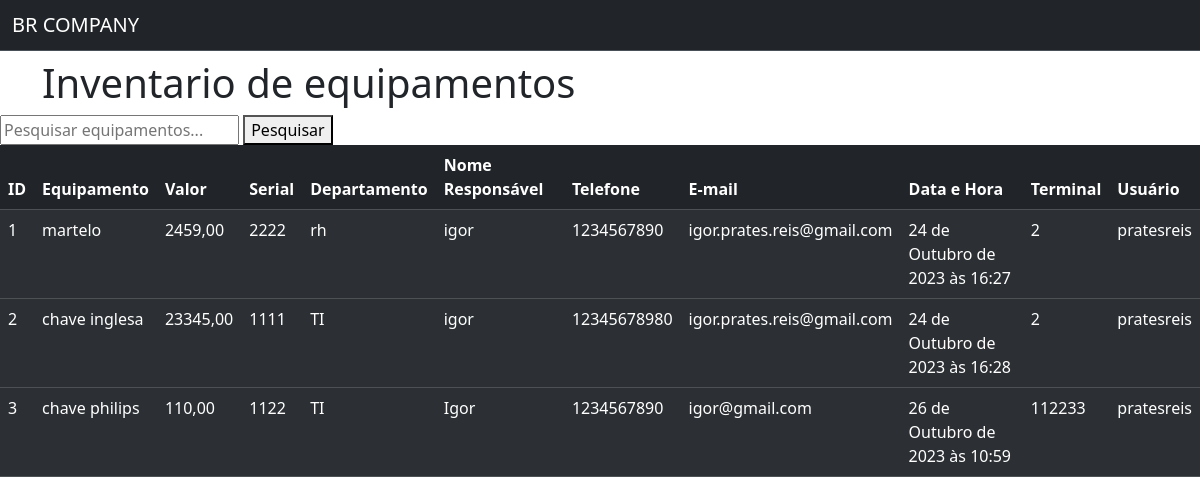
/equipamentos/, run on the app's committed database.
### equipamentos/models.py (models this page shows, shortened)
class Equipamento(models.Model):
    id = models.AutoField(primary_key=True)
    equipamento = models.CharField(max_length=100, db_column='equipamento')
    valor = models.DecimalField(max_digits=10, decimal_places=2, db_column='valor')
    serial = models.CharField(max_length=100, db_column='serial')
    departamento = models.CharField(max_length=100, db_column='departamento')
    nome_responsavel = models.CharField(max_length=100, db_column='nome_responsavel')
    telefone = models.CharField(max_length=15, db_column='telefone')
    email = models.EmailField(max_length=100, db_column='email')
    data_hora = models.DateTimeField(auto_now_add=True, db_column='data_hora')
    terminal = models.CharField(max_length=100, db_column='terminal')
    usuario = models.CharField(max_length=100, db_column='usuario')
    class Meta:
        managed = False  # Isso impede que o Django gere tabelas no banco de dados
        db_table = 'equipamentos_equipamento'  # Especifique o nome da tabela no banco

### equipamentos/views.py (the view)
# urls.py: path('equipamentos/', views.lista_equipamentos, name='lista_equipamentos'),
def lista_equipamentos(request):
    equipamentos = Equipamento.objects.all()
    query = request.GET.get('q')
    if query:
        equipamentos = equipamentos.filter(equipamento__icontains=query)
    return render(request, 'equipamentos/lista_equipamentos.html', {'equipamentos': equipamentos})

### equipamentos/templates/equipamentos/lista_equipamentos.html (shortened to what this page needs)
<!DOCTYPE html>
<html lang="pt-br">
<head>
    <link href="https://cdn.jsdelivr.net/npm/bootstrap@5.3.2/dist/css/bootstrap.min.css" rel="stylesheet">
</head>
<body>
    <nav class="navbar bg-dark border-bottom border-body mb-2" data-bs-theme="dark">
        <div class="container-fluid">
          <span class="navbar-brand mb-0 h1">BR COMPANY</span>
        </div>
    </nav>
    <main class="container">
        <h1> Inventario de equipamentos </h1>
    </main>
    <form method="get">
        <input type="text" name="q" placeholder="Pesquisar equipamentos..." value="{{ request.GET.q }}">
        <button type="submit">Pesquisar</button>
    </form>
    <table class="table table-dark table-striped">
        <thead>
         <tr>
                <th scope="col">ID</th>
                <th scope="col">Equipamento</th>
                <th scope="col">Valor</th>
                <th scope="col">Serial</th>
                <th scope="col">Departamento</th>
                <th scope="col">Nome Responsável</th>
                <th scope="col">Telefone</th>
                <th scope="col">E-mail</th>
                <th scope="col">Data e Hora</th>
                <th scope="col">Terminal</th>
                <th scope="col">Usuário</th>
         </tr>
        </thead>
        <tbody>
        {% for equipamento in equipamentos %}
            <tr>
                <td>{{ equipamento.id }}</td>
                <td>{{ equipamento.equipamento }}</td>
                <td>{{ equipamento.valor }}</td>
                <td>{{ equipamento.serial }}</td>
                <td>{{ equipamento.departamento }}</td>
                <td>{{ equipamento.nome_responsavel }}</td>
                <td>{{ equipamento.telefone }}</td>
                <td>{{ equipamento.email }}</td>
                <td>{{ equipamento.data_hora }}</td>
                <td>{{ equipamento.terminal }}</td>
                <td>{{ equipamento.usuario }}</td>
            </tr>
        </tbody>
        {% endfor %}
    </table>
</body>
</html>

### data on the page
Equipamento: id "1", equipamento "martelo", valor "2459,00", serial "2222", departamento "rh", nome_responsavel "igor", telefone "1234567890", email "igor.prates.reis@gmail.com", data_hora "24 de Outubro de 2023 às 16:27", terminal "2", usuario "pratesreis"
Equipamento: id "2", equipamento "chave inglesa", valor "23345,00", serial "1111", departamento "TI", nome_responsavel "igor", telefone "12345678980", email "igor.prates.reis@gmail.com", data_hora "24 de Outubro de 2023 às 16:28", terminal "2", usuario "pratesreis"
Equipamento: id "3", equipamento "chave philips", valor "110,00", serial "1122", departamento "TI", nome_responsavel "Igor", telefone "1234567890", email "igor@gmail.com", data_hora "26 de Outubro de 2023 às 10:59", terminal "112233", usuario "pratesreis"
